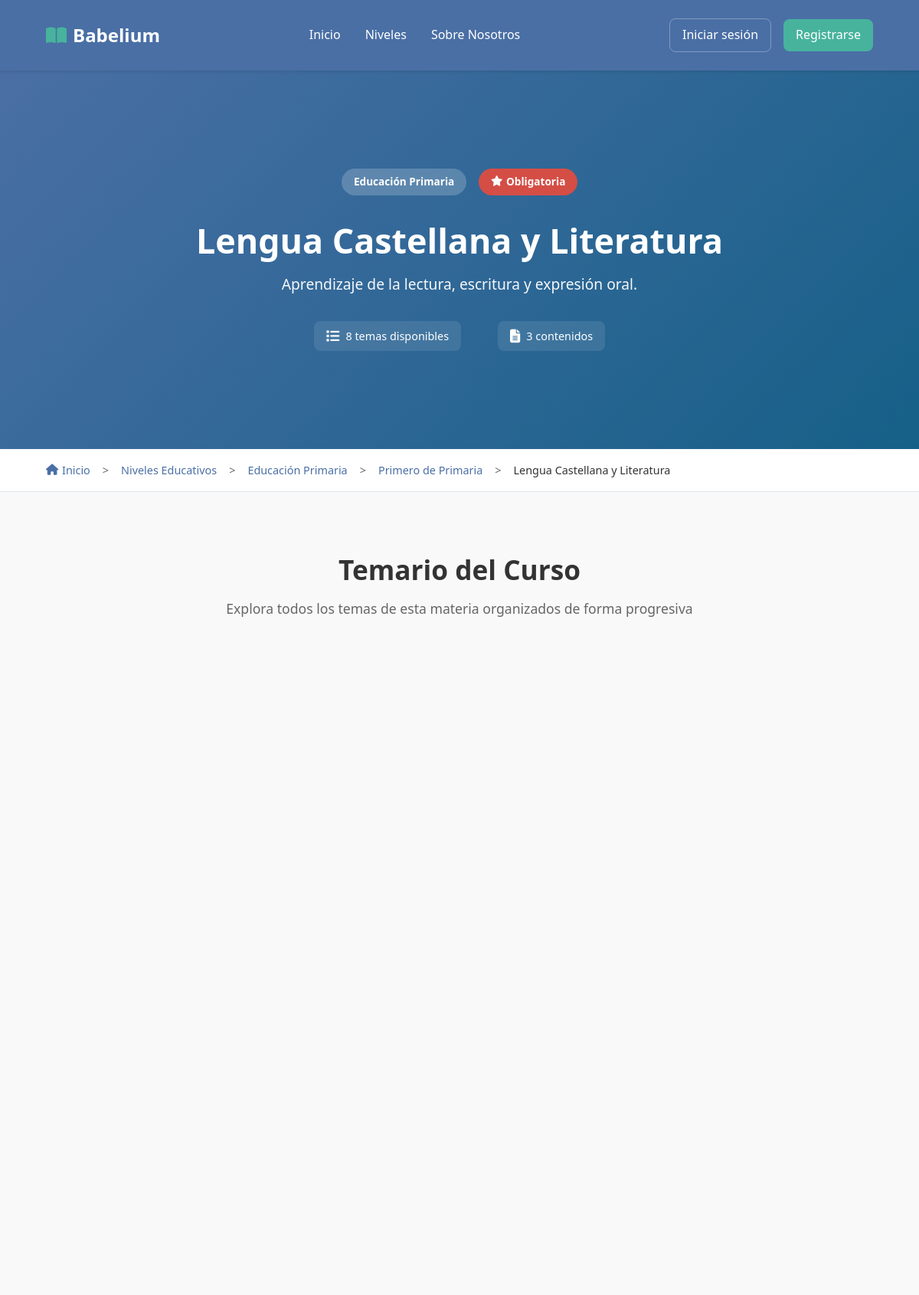
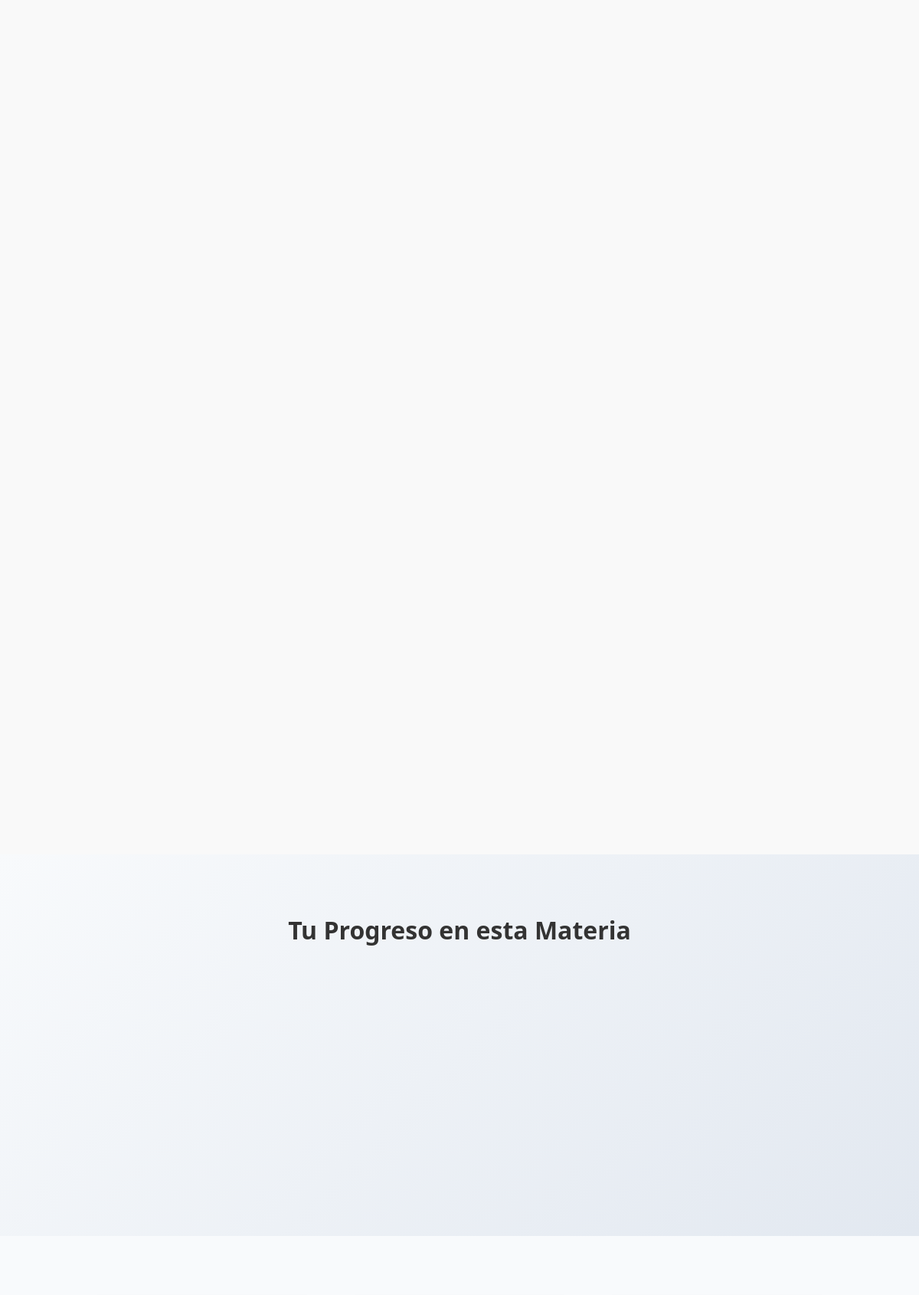
The app's page /temas.php?materia_id=38 (upper part) with its own data (2 pictures, top to bottom).
### tables this page shows
CREATE TABLE `materias` (
  `id` int(11) NOT NULL,
  `modalidad_curso_id` int(11) NOT NULL,
  `nombre` varchar(255) NOT NULL,
  `descripcion` text DEFAULT NULL,
  `creditos` int(11) DEFAULT 0,
  `obligatoria` tinyint(1) DEFAULT 1,
  `activo` tinyint(1) DEFAULT 1,
  `nivel_id` int(11) DEFAULT NULL
);

CREATE TABLE `niveles_educativos` (
  `id` int(11) NOT NULL,
  `nombre` varchar(100) NOT NULL,
  `descripcion` text DEFAULT NULL,
  `orden` int(11) NOT NULL,
  `activo` tinyint(1) DEFAULT 1
);

CREATE TABLE `cursos` (
  `id` int(11) NOT NULL,
  `nivel_id` int(11) NOT NULL,
  `nombre` varchar(100) NOT NULL,
  `descripcion` text DEFAULT NULL,
  `orden` int(11) NOT NULL,
  `activo` tinyint(1) DEFAULT 1
);

### temas.php (the view, shortened to what this page needs)
<?php
require_once 'db/connection.php';
$materia_id = isset($_GET['materia_id']) ? (int)$_GET['materia_id'] : 0;
$materia_info = null;
$temas = [];
if ($materia_id > 0) {
    $query_materia = "SELECT m.id, m.nombre, m.descripcion, m.creditos, m.obligatoria,
                            mc.id as modalidad_id, mc.nombre as modalidad_nombre,
                            c.id as curso_id, c.nombre as curso_nombre,
                            ne.id as nivel_id, ne.nombre as nivel_nombre,
                            r.nombre as rama_nombre
                     FROM materias m
                     JOIN modalidades_curso mc ON m.modalidad_curso_id = mc.id
                     JOIN cursos c ON mc.curso_id = c.id
                     JOIN niveles_educativos ne ON c.nivel_id = ne.id
                     LEFT JOIN ramas r ON mc.rama_id = r.id
                     WHERE m.id = $materia_id AND m.activo = 1";
    $resultado_materia = $conexion->query($query_materia);
    $materia_info = $resultado_materia ? $resultado_materia->fetch_assoc() : null;
    $query_temas = "SELECT t.id, t.titulo, t.descripcion, t.orden,
                          COUNT(c.id) as num_contenidos
                   FROM temas t
                   LEFT JOIN contenidos c ON t.id = c.tema_id AND c.activo = 1
                   WHERE t.materia_id = $materia_id AND t.activo = 1
                   GROUP BY t.id, t.titulo, t.descripcion, t.orden
                   ORDER BY t.orden ASC";
    $resultado_temas = $conexion->query($query_temas);
    if ($resultado_temas && $resultado_temas->num_rows > 0) {
        while ($fila = $resultado_temas->fetch_assoc()) {
            $temas[] = $fila;
        }
    }
} else {
    header("Location: niveles.php");
    exit();
}
function getNivelColorClass($nivel_nombre) {
    $nombre_lower = strtolower($nivel_nombre);
    if (strpos($nombre_lower, 'primaria') !== false) {
        return 'nivel-primaria';
    } elseif (strpos($nombre_lower, 'secundaria') !== false || strpos($nombre_lower, 'eso') !== false) {
        return 'nivel-secundaria';
    } elseif (strpos($nombre_lower, 'bachillerato') !== false) {
        return 'nivel-bachillerato';
    } elseif (strpos($nombre_lower, 'básica') !== false) {
        return 'nivel-fp-basica';
    } elseif (strpos($nombre_lower, 'grado medio') !== false) {
        return 'nivel-fp-medio';
    } elseif (strpos($nombre_lower, 'grado superior') !== false) {
        return 'nivel-fp-superior';
    } elseif (strpos($nombre_lower, 'universitario') !== false || strpos($nombre_lower, 'grado') !== false) {
        return 'nivel-universidad';
    } else {
        return 'nivel-default';
    }
}
?>
<!DOCTYPE html>
<html lang="es">
<head>
    <link rel="stylesheet" href="https://cdnjs.cloudflare.com/ajax/libs/font-awesome/6.5.0/css/all.min.css">
    <link rel="stylesheet" href="css/reset.css">
    <link rel="stylesheet" href="css/style.css">
    <link rel="stylesheet" href="css/temas.css">
</head>
<body>
    <?php include_once "includes/header.php" ?>
    <main class="temas-main">
        <section class="temas-hero <?php echo getNivelColorClass($materia_info['nivel_nombre']); ?>">
            <div class="hero-content">
                <div class="hero-badges">
                    <div class="hero-badge nivel">
                        <?php echo htmlspecialchars($materia_info['nivel_nombre']); ?>
                    </div>
                    <?php if ($materia_info['obligatoria']): ?>
                        <div class="hero-badge obligatoria">
                            <i class="fas fa-star"></i> Obligatoria
                        </div>
                    <?php else: ?>
                        <div class="hero-badge optativa">
                            <i class="fas fa-plus-circle"></i> Optativa
                        </div>
                    <?php endif; ?>
                </div>
                <h1><?php echo htmlspecialchars($materia_info['nombre']); ?></h1>
                <p class="hero-description">
                    <?php echo htmlspecialchars($materia_info['descripcion']); ?>
                </p>
                <div class="hero-stats">
                    <div class="stat">
                        <i class="fas fa-list"></i>
                        <span><?php echo count($temas); ?> temas disponibles</span>
                    </div>
                    <div class="stat">
                        <i class="fas fa-file-alt"></i>
                        <span><?php echo array_sum(array_column($temas, 'num_contenidos')); ?> contenidos</span>
                    </div>
                </div>
            </div>
        </section>
        <section class="breadcrumb">
            <div class="breadcrumb-container">
                <a href="index.php" class="breadcrumb-link">
                    <i class="fas fa-home"></i> Inicio
                </a>
                <span class="breadcrumb-separator">></span>
                <a href="niveles.php" class="breadcrumb-link">Niveles Educativos</a>
                <span class="breadcrumb-separator">></span>
                <a href="cursos.php?nivel_id=<?php echo $materia_info['nivel_id']; ?>" class="breadcrumb-link">
                    <?php echo htmlspecialchars($materia_info['nivel_nombre']); ?>
                </a>
                <span class="breadcrumb-separator">></span>
                <?php if ($materia_info['rama_nombre']): ?>
                    <a href="materias.php?modalidad_id=<?php echo $materia_info['modalidad_id']; ?>" class="breadcrumb-link">
                        <?php echo htmlspecialchars($materia_info['modalidad_nombre']); ?>
                    </a>
                <?php else: ?>
                    <a href="materias.php?curso_id=<?php echo $materia_info['curso_id']; ?>" class="breadcrumb-link">
                        <?php echo htmlspecialchars($materia_info['curso_nombre']); ?>
                    </a>
                <?php endif; ?>
                <span class="breadcrumb-separator">></span>
                <span class="breadcrumb-current"><?php echo htmlspecialchars($materia_info['nombre']); ?></span>
            </div>
        </section>
        <section class="temas-section">
            <div class="temas-container">
                <?php if (empty($temas)): ?>
                    <div class="no-temas">
                        <i class="fas fa-exclamation-triangle"></i>
                        <h3>No hay temas disponibles</h3>
                        <p>Esta materia aún no tiene temas configurados.</p>
                        <?php if ($materia_info['rama_nombre']): ?>
                            <a href="materias.php?modalidad_id=<?php echo $materia_info['modalidad_id']; ?>" class="back-button">
                                <i class="fas fa-arrow-left"></i> Volver a materias
                            </a>
                        <?php else: ?>
                            <a href="materias.php?curso_id=<?php echo $materia_info['curso_id']; ?>" class="back-button">
                                <i class="fas fa-arrow-left"></i> Volver a materias
                            </a>
                        <?php endif; ?>
                    </div>
                <?php else: ?>
                    <div class="section-header">
                        <h2>Temario del Curso</h2>
                        <p>Explora todos los temas de esta materia organizados de forma progresiva</p>
                    </div>
                    <div class="temas-list">
                    </div>
                <?php endif; ?>
            </div>
        </section>
        <?php if (!empty($temas)): ?>
        <section class="progreso-section">
            <div class="progreso-container">
                <h2>Tu Progreso en esta Materia</h2>
                <div class="progreso-cards">
                </div>
            </div>
        </section>
        <?php endif; ?>
        <section class="info-adicional">
        </section>
    </main>
</body>
</html>

### css/style.css (style rules this page uses)
:root { --primary-color: #4a6fa5; --secondary-color: #166088; --accent-color: #47b39d; --background-color: #f9f9f9; --text-color: #333333; --light-text: #666666; --white: #ffffff; --ods-education: #c5192d; --ods-inequality: #ff9e00; --ods-communities: #56c02b; --spacing-xs: 0.5rem; --spacing-sm: 1rem; --spacing-md: 2rem; --spacing-lg: 3rem; --spacing-xl: 5rem; --border-radius: 0.5rem; }
body { font-family: "Segoe UI", Tahoma, Geneva, Verdana, sans-serif; color: var(--text-color); line-height: 1.6; background-color: var(--background-color); }
h1, h2, h3, h4, h5, h6 { margin-bottom: var(--spacing-sm); line-height: 1.2; }
h1 { font-size: 3rem; font-weight: 700; }
h2 { font-size: 2.2rem; font-weight: 600; text-align: center; margin-bottom: var(--spacing-lg); }
p { margin-bottom: var(--spacing-sm); }
a { text-decoration: none; color: var(--primary-color); transition: all 0.3s ease; }
section { padding: var(--spacing-xl) 5%; }
.hero-content { flex: 1; padding: var(--spacing-lg); min-width: 20rem; }

### css/temas.css (style rules this page uses)
:root { --tema-spacing: 1.5rem; --tema-border-radius: 0.75rem; --tema-shadow: 0 4px 12px rgba(0, 0, 0, 0.08); --tema-shadow-hover: 0 8px 24px rgba(0, 0, 0, 0.15); --progress-bg: #e2e8f0; --progress-fill: #10b981; }
.temas-main { min-height: 100vh; background-color: var(--background-color); }
.temas-hero { color: var(--white); padding: var(--spacing-xl) 5%; text-align: center; position: relative; overflow: hidden; }
.temas-hero::before { content: ""; position: absolute; top: 0; left: 0; right: 0; bottom: 0; background: linear-gradient(135deg, var(--primary-color) 0%, var(--secondary-color) 100%) !important; z-index: 0; }
.hero-content { position: relative; z-index: 1; }
.temas-hero.nivel-primaria::before { background: linear-gradient(135deg, var(--nivel-primaria) 0%, #e55656 100%); }
.hero-badges { display: flex; justify-content: center; gap: var(--spacing-sm); margin-bottom: var(--spacing-md); flex-wrap: wrap; }
.hero-badge { display: inline-flex; align-items: center; gap: 0.3rem; padding: 0.4rem 1rem; border-radius: 2rem; font-size: 0.85rem; font-weight: 600; backdrop-filter: blur(10px); }
.hero-badge.nivel { background: rgba(255, 255, 255, 0.2); }
.hero-badge.obligatoria { background: rgba(231, 76, 60, 0.9); }
.hero-content h1 { font-size: 2.8rem; margin-bottom: var(--spacing-sm); font-weight: 700; }
.hero-description { font-size: 1.2rem; max-width: 50rem; margin: 0 auto var(--spacing-md); line-height: 1.6; opacity: 0.95; }
.hero-stats { display: flex; justify-content: center; gap: var(--spacing-lg); flex-wrap: wrap; }
.stat { display: flex; align-items: center; gap: 0.5rem; background: rgba(255, 255, 255, 0.1); padding: 0.5rem 1rem; border-radius: var(--border-radius); backdrop-filter: blur(10px); font-size: 0.9rem; }
.stat i { font-size: 1.1rem; }
.breadcrumb { background-color: var(--white); padding: var(--spacing-sm) 5%; border-bottom: 1px solid #e0e6ed; }
.breadcrumb-container { display: flex; align-items: center; font-size: 0.9rem; flex-wrap: wrap; }
.breadcrumb-link { color: var(--primary-color); text-decoration: none; display: flex; align-items: center; gap: 0.3rem; transition: color 0.3s ease; }
.breadcrumb-separator { margin: 0 var(--spacing-sm); color: var(--light-text); }
.breadcrumb-current { color: var(--text-color); font-weight: 500; }
.temas-section { padding: var(--spacing-xl) 5%; }
.temas-container { max-width: 80rem; margin: 0 auto; }
.section-header { text-align: center; margin-bottom: var(--spacing-xl); }
.section-header h2 { font-size: 2.2rem; font-weight: 600; margin-bottom: var(--spacing-sm); color: var(--text-color); }
.section-header p { font-size: 1.1rem; color: var(--light-text); max-width: 40rem; margin: 0 auto; }
.temas-list { display: flex; flex-direction: column; gap: var(--tema-spacing); }
.progreso-section { background: linear-gradient(135deg, #f8fafc 0%, #e2e8f0 100%); padding: var(--spacing-xl) 5%; }
.progreso-container { max-width: 60rem; margin: 0 auto; text-align: center; }
.progreso-container h2 { font-size: 2rem; font-weight: 600; margin-bottom: var(--spacing-lg); color: var(--text-color); }
.progreso-cards { display: grid; grid-template-columns: repeat(auto-fit, minmax(12rem, 1fr)); gap: var(--spacing-md); }
.info-adicional { background-color: #f8fafc; padding: var(--spacing-xl) 5%; }

### records on screen
materias: niveles_educativos.nombre "Educación Primaria", nombre "Lengua Castellana y Literatura", descripcion "Aprendizaje de la lectura, escritura y expresión oral.", cursos.nombre "Primero de Primaria"

### other values on screen
count($temas) "8"
array_sum(array_column($temas, 'num_contenidos')) "3"
